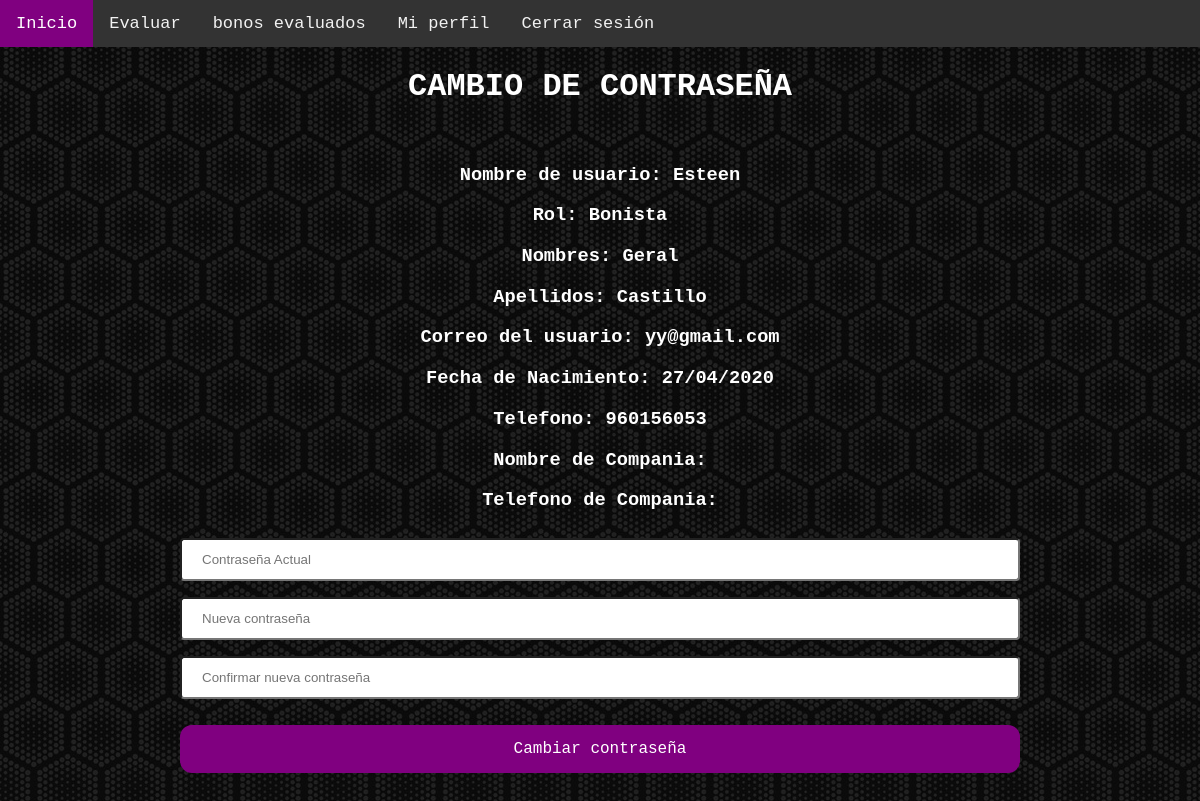
/xcontra (signed in), run on the app's committed database.
### app.py (models this page shows)
class User(UserMixin,db.Model):
    id = db.Column(db.Integer,primary_key=True,autoincrement=True)
    username = db.Column(db.String(200))
    rol = db.Column(db.String(200))
    password = db.Column(db.String(200))
    firstname = db.Column(db.String(200))
    lastname = db.Column(db.String(200))
    email = db.Column(db.String(200))
    birthday = db.Column(db.String(200))
    phone = db.Column(db.String(200))
    companyname = db.Column(db.String(200),nullable=True)
    companyphone = db.Column(db.String(200),nullable=True)
    bonos = db.relationship('Bono', backref='user', lazy=True)

### app.py (the view)
@app.route('/xcontra',methods=['GET'])
def get_xcontra():
    return render_template('xcontra.html')

### app.py (called while the page is built)
@login_manager.user_loader
def get(id):
    return User.query.get(id)

### templates/xcontra.html (shortened to what this page needs)
{% extends 'layout.html' %}
{% block content %}
<div class="topnav" id="myTopnav">
    <a href="/home" class="active">Inicio</a>
    {% if current_user.rol=="Emisor" %}
    <a href="/calflujo" role="button">Emitir</a>
    <a href="/oldcalcs" role="button">bonos emitidos</a>
    {% else %}
    <a href="/emitbons" role="button">Evaluar</a>
    <a href="/oldcalcs" role="button">bonos evaluados</a>
    {% endif %}
    <a href="/xcontra" role="button">Mi perfil</a>
    <a href="/logout" role="button">Cerrar sesión</a>
  </div>
<div class="container">
    <h1 class="h1">Cambio de contraseña</h1>
    <form action="/xcontra" method="POST" class="form-group">
        <br>
        <h3 class="h3">Nombre de usuario: {{ current_user.username }}</h3>
        <h3 class="h3">Rol: {{ current_user.rol }}</h3>
        <h3 class="h3">Nombres: {{ current_user.firstname }}</h3>
        <h3 class="h3">Apellidos: {{ current_user.lastname }}</h3>
        <h3 class="h3">Correo del usuario: {{ current_user.email }}</h3>
        <h3 class="h3">Fecha de Nacimiento: {{ current_user.birthday }}</h3>
        <h3 class="h3">Telefono: {{ current_user.phone }}</h3>
        <h3 class="h3">Nombre de Compania: {{ current_user.companyname }}</h3>
        <h3 class="h3">Telefono de Compania: {{ current_user.companyphone }}</h3>
        <input type="password" name="oldpassword" placeholder="Contraseña Actual" class="form-control">
        <br>
        <input type="password" name="newpassword" placeholder="Nueva contraseña" class="form-control">
        <br>
        <input type="password" name="newconfirm" placeholder="Confirmar nueva contraseña" class="form-control">
        <br><br>
        <button type="submit" class="btn btn-block btn-dark mybtn">Cambiar contraseña</button>
    </form>
    <br><br>
</div>
{% endblock %}

### templates/layout.html (style rules this page uses)
body { margin: 0; font-family: Arial, Helvetica, sans-serif; }
.topnav { overflow: hidden; background-color: #333; }
.topnav a { float: left; display: block; color: #f2f2f2; text-align: center; padding: 14px 16px; text-decoration: none; font-size: 17px; }
.topnav a.active { background-color: purple; color: white; }

### templates/xcontra.html (style rules this page uses)
body { background-image: url('/static/img/backg.jpg'); font-family: "Lucida Console", Courier, monospace; text-align: center; }
h1, h2 { color:white; text-align: center; text-transform: uppercase; }
h3 { color:white; text-align: center; }
input { width: 70%; padding: 12px 20px; margin: 8px 0; box-sizing: border-box; background-color:white; color: black; border-radius: 4px; }
button[type=submit] { font-family: "Lucida Console", Courier, monospace; width: 70%; background-color: purple; border: none; color: white; padding: 15px 32px; text-align: center; text-decoration: none; display: inline-block; font-size: 16px; border-radius: 12px; }

### data on the page
User: username "Esteen", rol "Bonista", firstname "Geral", lastname "Castillo", email "yy@gmail.com", birthday "27/04/2020", phone "960156053"
